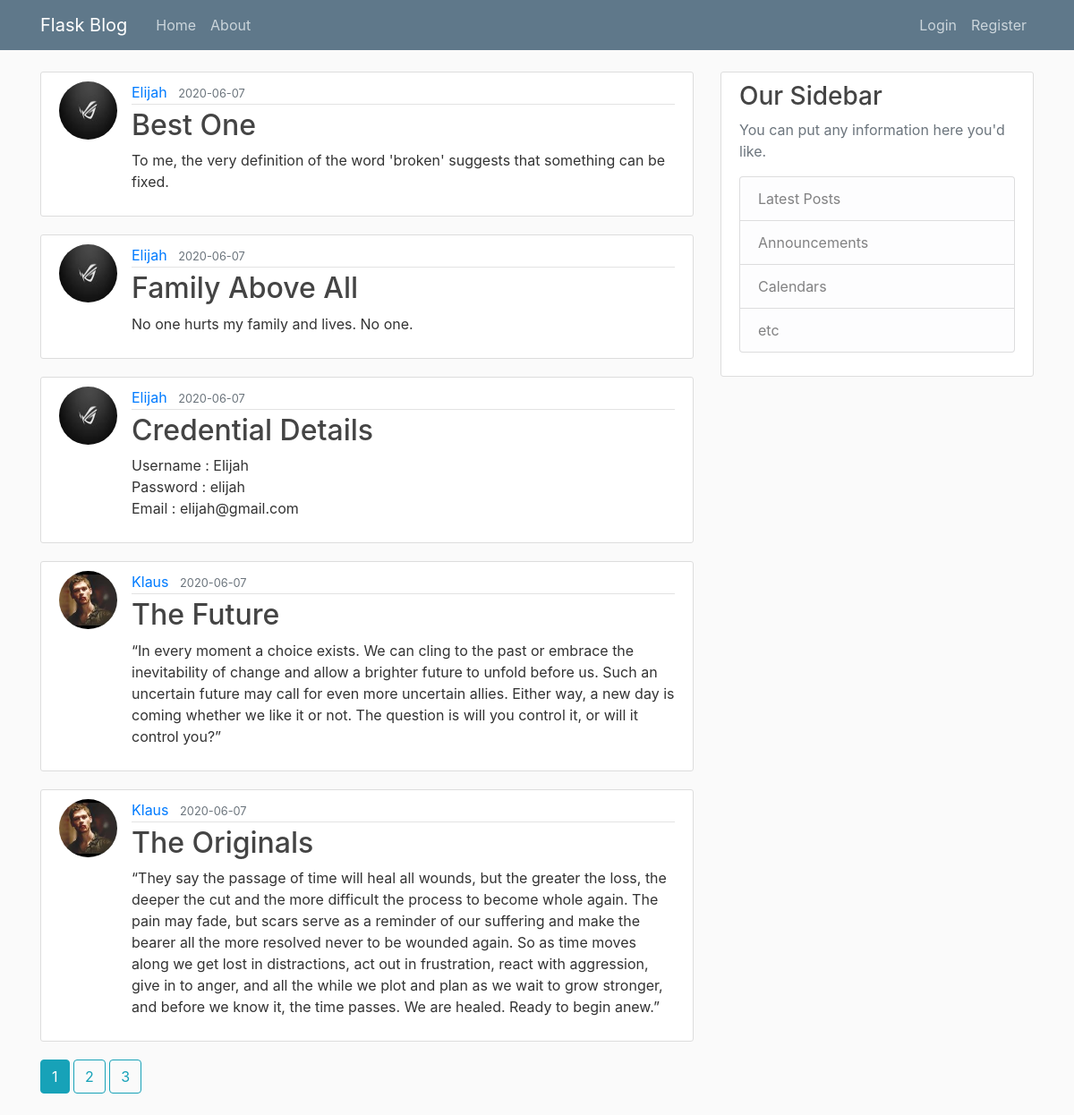
The page /home on the database its author committed.
### flaskblog/models.py (models this page shows, shortened)
class Post(db.Model):
    id = db.Column(db.Integer, primary_key = True)
    title = db.Column(db.String(100), nullable = False)
    date_posted = db.Column(db.DateTime, nullable = False, default = datetime.utcnow)
    content = db.Column(db.Text, nullable = False)
    user_id = db.Column(db.Integer, db.ForeignKey('user.id'), nullable = False)

class User(db.Model, UserMixin):
    id = db.Column(db.Integer, primary_key = True)
    username = db.Column(db.String(20), unique = True, nullable = False)
    email = db.Column(db.String(120), unique = True, nullable = False)
    image_file = db.Column(db.String(20), nullable = False, default ='default.jpg')
    password = db.Column(db.String(60), nullable = False)
    posts = db.relationship('Post', backref = 'author', lazy = True)

### flaskblog/main/routes.py (the view)
@main.route('/')
@main.route('/home')
def home():
    page = request.args.get('page', 1, type= int)
    posts = Post.query.order_by(Post.date_posted.desc()).paginate(per_page = 5, page = page)
    return render_template('home.html', posts = posts )

### flaskblog/templates/home.html
{% extends 'layout.html' %}
{% block content %}
{% for post in posts.items %}
<article class="media content-section">
<img src="{{url_for('static', filename = 'profile_pics/' + post.author.image_file   )}}" class="rounded-circle article-img" >
    <div class="media-body">
        <div class="article-metadata">
            <a class="mr-2" href=" {{ url_for('users.user_posts', username = post.author.username)  }} ">{{ post.author.username }}</a>
            <small class="text-muted">{{ post.date_posted.strftime('%Y-%m-%d') }}</small>
        </div>
        <h2><a class="article-title" href="{{ url_for('posts.post', post_id = post.id) }}">{{ post.title }}</a></h2>
        <p class="article-content">{{ post.content }}</p>
    </div>
</article>
{%endfor%}
{% for page_num in posts.iter_pages(left_edge = 1, right_edge=1, left_current = 1,right_current = 2) %}
{% if page_num %}
{% if posts.page == page_num %}
    <a class="btn btn-info mb-4" href=" {{ url_for('main.home', page = page_num )  }} "> {{ page_num }} </a>
{%else%}
    <a class="btn btn-outline-info mb-4" href=" {{ url_for('main.home', page = page_num )  }} "> {{ page_num }} </a>
{% endif %}
{% else %}
...
{% endif %}
{% endfor %}
{% endblock content %}

### flaskblog/templates/layout.html (shortened to what this page needs)
<!DOCTYPE html>
<html lang="en">
<head>
    <link rel="stylesheet" href="https://stackpath.bootstrapcdn.com/bootstrap/4.5.0/css/bootstrap.min.css"
>
    <link rel="stylesheet" href="{{ url_for('static', filename = 'main.css') }}">
</head>
<body>
    <header class="site-header">
        <nav class="navbar navbar-expand-md navbar-dark bg-steel fixed-top">
            <div class="container">
                <a class="navbar-brand mr-4" href="/">Flask Blog</a>
                <div class="collapse navbar-collapse" id="navbarToggle">
                    <div class="navbar-nav mr-auto">
                        <a class="nav-item nav-link" href=" {{url_for('main.home')}} ">Home</a>
                        <a class="nav-item nav-link" href="{{url_for('main.about')}}">About</a>
                    </div>
                    <div class="navbar-nav">
                        {% if current_user.is_authenticated %}
                        <a class="nav-item nav-link" href="{{url_for('posts.new_post')}}">New Post</a>
                        <a class="nav-item nav-link" href="{{url_for('users.account')}}">accounts</a>
                        <a class="nav-item nav-link" href="{{url_for('users.logout')}}">Logout</a>
                        {% else %}
                        <a class="nav-item nav-link" href="{{url_for('users.login')}}">Login</a>
                        <a class="nav-item nav-link" href="{{url_for('users.register')}}">Register</a>
                        {% endif %}
                    </div>
                </div>
            </div>
        </nav>
    </header>
    <main role="main" class="container">
        <div class="row">
            <div class="col-md-8">
                {% block content %}{% endblock %}
            </div>
            <div class="col-md-4">
                <div class="content-section">
                    <h3>Our Sidebar</h3>
                    <p class='text-muted'>You can put any information here you'd like.
                    <ul class="list-group">
                        <li class="list-group-item list-group-item-light">Latest Posts</li>
                        <li class="list-group-item list-group-item-light">Announcements</li>
                        <li class="list-group-item list-group-item-light">Calendars</li>
                        <li class="list-group-item list-group-item-light">etc</li>
                    </ul>
                    </p>
                </div>
            </div>
        </div>
    </main>
</body>
</html>

### flaskblog/static/main.css (style rules this page uses)
body { background: #fafafa; color: #333333; margin-top: 5rem; }
h1, h2, h3, h4, h5, h6 { color: #444444; }
.bg-steel { background-color: #5f788a; }
.site-header .navbar-nav .nav-link { color: #cbd5db; }
.content-section { background: #ffffff; padding: 10px 20px; border: 1px solid #dddddd; border-radius: 3px; margin-bottom: 20px; }
.article-title { color: #444444; }
.article-content { white-space: pre-line; }
.article-img { height: 65px; width: 65px; margin-right: 16px; }
.article-metadata { padding-bottom: 1px; margin-bottom: 4px; border-bottom: 1px solid #e3e3e3 }

### rows shown on the page
Post: image_file (picture), author.username "Elijah", date_posted "2020-06-07", title "Best One", content "To me, the very definition of the word 'broken' suggests that something can be fixed."
Post: image_file (picture), author.username "Elijah", date_posted "2020-06-07", title "Family Above All", content "No one hurts my family and lives. No one."
Post: image_file (picture), author.username "Elijah", date_posted "2020-06-07", title "Credential Details", content "Username : Elijah Password : elijah Email : elijah@gmail.com"
Post: image_file (picture), author.username "Klaus", date_posted "2020-06-07", title "The Future", content "“In every moment a choice exists. We can cling to the past or embrace the inevitability of change and allow a brighter future to unfold before us. Such an uncertain future may call for even more uncertain allies. Either way, a new day is coming whether we like it or not. The question is will you control it, or will it control you?”"
Post: image_file (picture), author.username "Klaus", date_posted "2020-06-07", title "The Originals", content "“They say the passage of time will heal all wounds, but the greater the loss, the deeper the cut and the more difficult the process to become whole again. The pain may fade, but scars serve as a reminder of our suffering and make the bearer all the more resolved never to be wounded again. So as time moves along we get lost in distractions, act out in frustration, react with aggression, give in to anger, and all the while we plot and plan as we wait to grow stronger, and before we know it, the time passes. We are healed. Ready to begin anew.”"

### other values the page prints
{{ page_num }} "1"
{{ page_num }} "2" "3"
